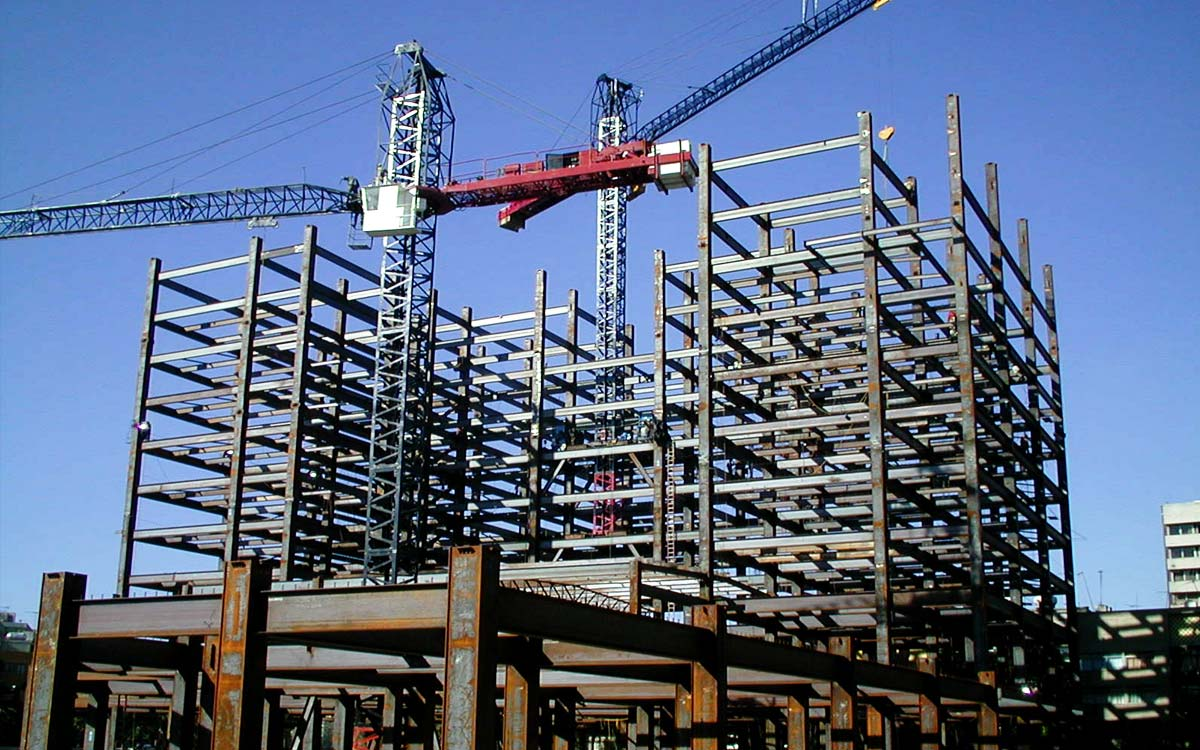
#> input picture Ejemplo4/img1.jpg, 1200 x 750 px
$ jupyter execute --allow-errors Untitled.ipynb
#> lines starting #> are read from the running program, lines starting #| are printed output that depends on the picture
# Detector de lineas

programa que hace la deteccion de lineas mediante hough

[cell 1]
import cv2
import numpy as np

[cell 2]
img = cv2.imread('img1.jpg')
#> img is the input picture: shape (750, 1200, 3); mean B, G, R 136.9, 107.4, 91.6

[cell 3]
gray=cv2.cvtColor(img,cv2.COLOR_BGR2GRAY)
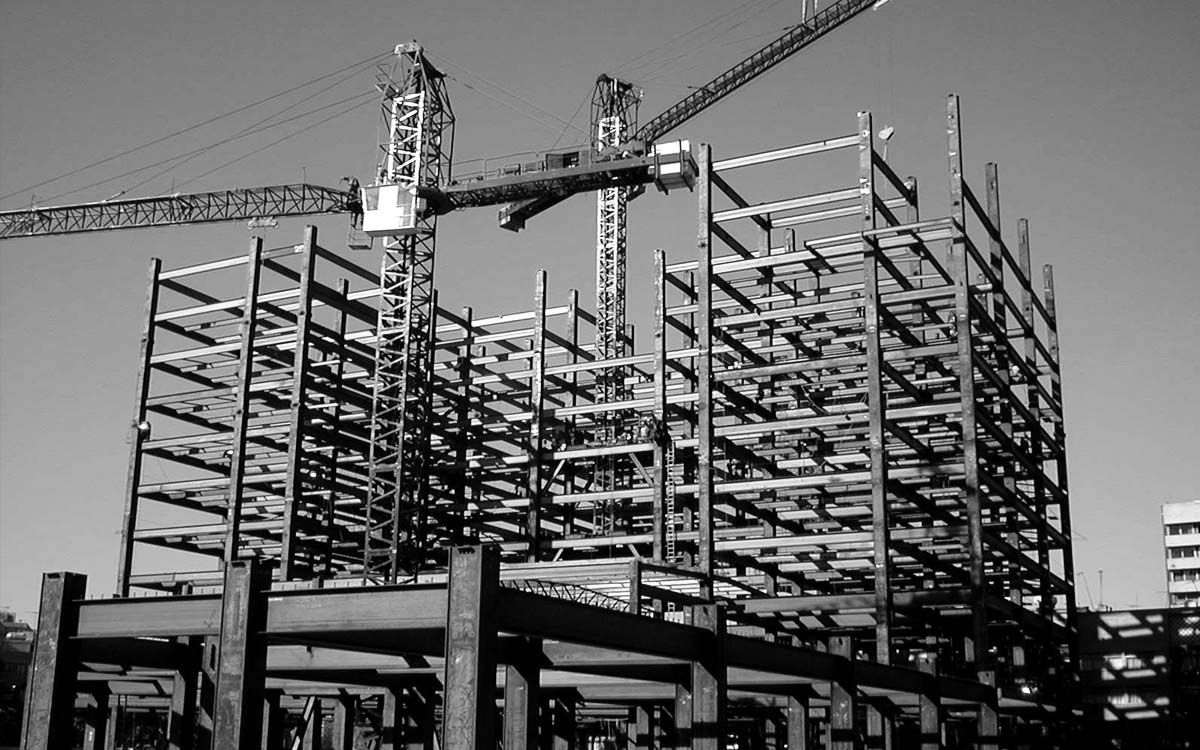
#> gray: shape (750, 1200); min 0, max 255, mean 106.1
edges = cv2.Canny(gray,50,150,apertureSize = 3)
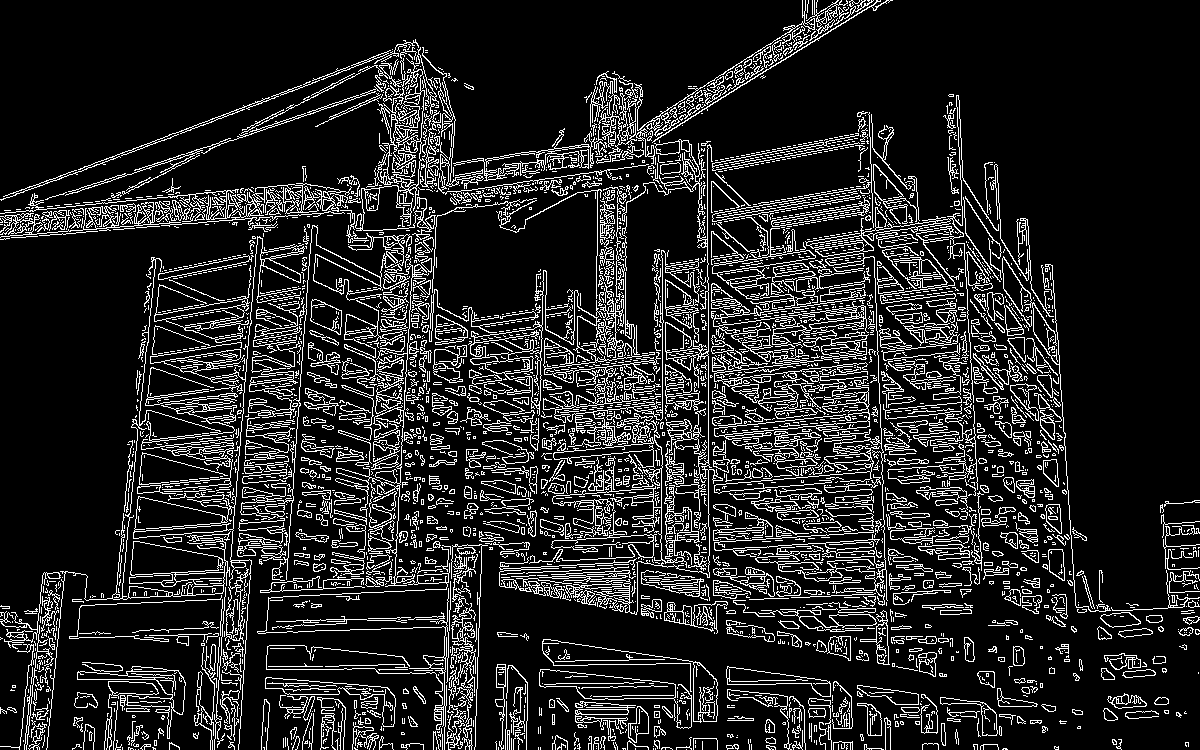
#> edges: shape (750, 1200); 14.2% white in thin lines or dots

[cell 4]
linea=cv2.HoughLines(edges,1,np.pi/180,1)
print(len(linea))
#| 31172

#> (a cell that did not finish here is left out)

[cell 6]
cv2.imwrite('img1Canny.jpg',edges)
cv2.imwrite('img1hough.jpg',img)
#> Out = True
